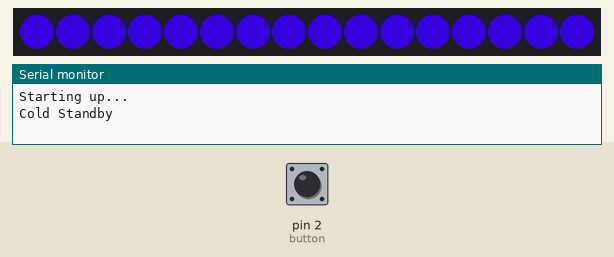
Simulated run of this sketch. Board: Arduino Uno, built with avr-gcc and run on an emulated ATmega328P. On the bench: 16 RGB LEDs in strip order, left to right, the last lines printed to the serial monitor. Inputs (shaded band) come from the test bench; at power-on: pin 2 (button) LOW. Dim RGB values are drawn brighter than linear.

Above: at 1.2 s.
1.3 s: pin 2 (button) pulled HIGH for 3.2 s
At 2.1 s:
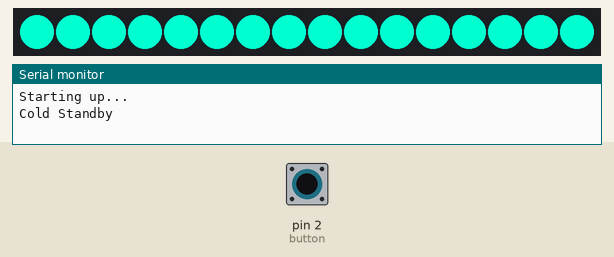
5.1 s: pin 2 (button) pulled HIGH for 0.15 s
5.8 s: pin 2 (button) pulled HIGH for 1 s
At 6.6 s:
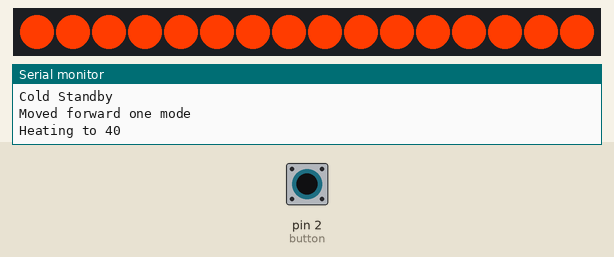
7.4 s: pin 2 (button) pulled HIGH for 3.2 s
11.2 s: pin 2 (button) pulsed HIGH 5 times (0.12 s each, 0.3 s apart)
At 12.48 s:
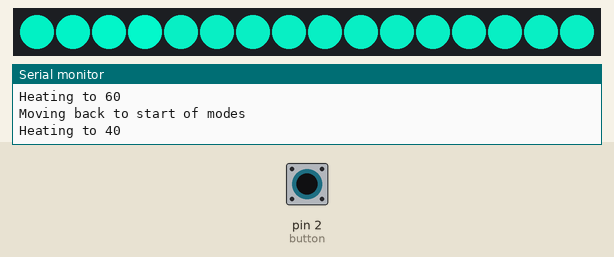

Measured:
- after the input at 1.3 s, the LEDs: change after 0.17 s (image 1)
- after the input at 5.8 s, the LEDs: change after 0.20 s (image 2)
- after the input at 11.2 s, the LEDs: first change after 0.20 s (image 3 shows a later state)

The sketch:

lightingDemo.ino
```cpp
//Dental Heater Control Code
//Michael Crinnion - Crin Makes Stuff - 2021

//Don't change anything in this section!//
#include <FastLED.h>                    //
#define ledNum 16                       //
#define ledControl 6                    //
#define button 2                        //
CRGB leds[ledNum];                      //
int mode = 0;                           //
bool once = 0;                          //
volatile int buttonState = 0;           //
volatile int changeModeFlag = 0;        //
unsigned long longPressStart = 0;       //
long nextColour;                        //
bool longPressFlag = 0;                 //


///////////////////////////
//   Adjustable Timings  //
///////////////////////////

int wheelSpeed = 50; //Decrease this value to increase spin speed, time in milliseconds between LED forward movements.
int wheelContrast = 15;
int pulseSpeed = 40; //Decrease this value to increase fade up and down speed, time in milliseconds between brightness changes
int pulseDepth = 10; //Increase to dip closer to black during pulse cycles
int blendSpeed = 400; //Speed colours blend into one another when switching modes, higher numbers are faster
unsigned long standbyDelay = 3; //Number of seconds delay on long press before shutdown.

////////////////////////////
//   Adjustable Colours   //
////////////////////////////

//Use hex colour values. Any standard HTML hex colour can be subsitutued here.
//Eg. in HTML a colour value such as #10808b, 10808b is the hex value and should be added following an 0x such as 0x10808b
//Use https://htmlcolorcodes.com/ or any other HEX enabled colour picker
//Colours won't exactly match how they appear on a monitor

int masterBrightness = 255; //Value between 0 and 255 for master brightness of LEDS, scales all animations.
long fadeToCol = 0x000000; //The colour which wait modes transition to and from as they fade in and out
long hexColStandby = 0x4c00ff; //Standby colour
long hexCol40 = 0x00ffd0; //The colour that indicates 40°C, used for both the heat and wait modes
long hexCol50 = 0xff3c00; //The colour that indicates 50°C, used for both the heat and wait modes
long hexCol60 = 0xff0044; //The colour that indicates 60°C, used for both the heat and wait modes

long colour [4] = {hexColStandby, hexCol40, hexCol50, hexCol60}; //Colour array


void setup() {
  FastLED.addLeds<NEOPIXEL, ledControl>(leds, ledNum);
  FastLED.setBrightness(masterBrightness);
  pinMode(ledControl, OUTPUT);
  pinMode(button, INPUT);
  attachInterrupt(digitalPinToInterrupt(button), ISR_buttonChange, CHANGE);
  Serial.begin(115200);
  Serial.println("Starting up...");
}

void ISR_buttonChange() {
  if (digitalRead(button)==HIGH)
  {
    buttonState = 1;
  } else {
    buttonState = 0;
    longPressStart = 0;
    longPressFlag = 0;
    once = 0;
  }
}

void standby(long colour){
  while(buttonState != 1) {
    if(buttonState==1) {break;}
    if(once==0) {
      for (int i = 0; i < ledNum; ++i) {
        if(buttonState==1) {break;}
        leds[i] = CRGB(colour);
        FastLED.show();
      }
      once=1;
    }
    for(int i=0; i<20; i++) {
      if(buttonState==1) {break;}
      for (int j = 0; j < ledNum; ++j) {
        leds[j] = blend(leds[j], fadeToCol, pulseDepth);
      }
      FastLED.delay(pulseSpeed);
      FastLED.show();
    }
    for(int i=0; i<20; i++) {
      if(buttonState==1) {break;}
      for (int j = 0; j < ledNum; ++j) {
        if(buttonState==1) {break;}
        leds[j] = blend(leds[j], colour, pulseDepth);
      }
      FastLED.delay(pulseSpeed);
      FastLED.show();
    }
  }
}

void heating(long colour){
  int temporaryCounter = 0;
  while(buttonState != 1 && temporaryCounter < 10) { //'&& temporaryCounter < 10' is temporary code until thermostat code is written, it just counts n loops of the spinner then moves to standby
    for (int i = 0; i < ledNum; ++i) {
      if(buttonState==1) {break;}
      leds[i] = blend(leds[i], colour, blendSpeed);
      FastLED.delay(wheelSpeed);
      for(int j=0; j<ledNum; j++) {
        if(buttonState==1) {break;}
        leds[j].fadeToBlackBy(wheelContrast);
      }
      FastLED.show();
    }
    ++temporaryCounter;
  }
  standby(colour);
}

void buttonReaction(){
  for (int i = 0; i < ledNum; ++i) {
    leds[i] = blend(leds[i], nextColour, 500);
    FastLED.show();
    FastLED.delay(1);
  }
  if (longPressFlag==0 && buttonState==1)
  {
    longPressStart = millis();
    longPressFlag = 1;
  }

  if (buttonState == 1 && (millis() - longPressStart) > (standbyDelay*1000)) {
    Serial.println("Shutdown");
    longPressFlag = 0;
    mode = 0;
    changeModeFlag = 0;
    while(buttonState==1) {
      for (int i = 0; i < ledNum; ++i) {
        leds[i] = blend(leds[i], hexColStandby, 500);
        FastLED.show();
        FastLED.delay(1);
      }
    }
  }
}

void loop() {
  if (buttonState==1)
  {
    changeModeFlag=1;
    buttonReaction();
  } else {
    if (changeModeFlag==1) {
      if (mode < 3) {
        mode++;
        Serial.println("Moved forward one mode");
      } else {
        Serial.println("Moving back to start of modes");
        mode = 1;
      }
      changeModeFlag=0;
    }
    switch (mode) {
    case 0:
      Serial.println("Cold Standby");
      standby(colour[mode]);
      nextColour = colour[1];
      break;
    case 1:
      Serial.println("Heating to 40");
      nextColour = colour[2];
      heating(colour[mode]);
      break;
    case 2:
      Serial.println("Heating to 50");
      nextColour = colour[3];
      heating(colour[mode]);
      break;
    case 3:
      Serial.println("Heating to 60");
      nextColour = colour[1];
      heating(colour[mode]);
      break;
    }
  }
}
```
